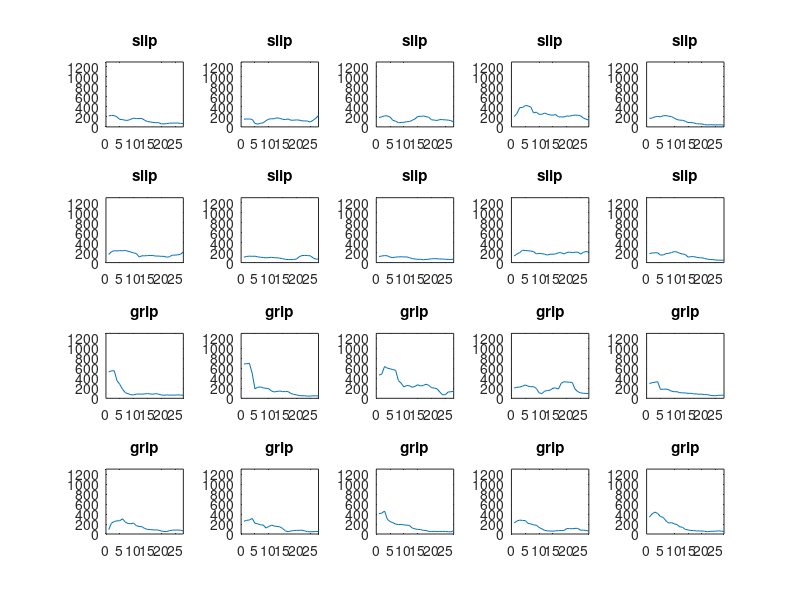

Source code (MATLAB):
%% order of index: person, type of experiment, time
%% finally it will store a matrix in that cell
data=load('person8-17');

for person=1:10

    for i=1:28
img=cell2mat(data.data2(person,10));
matbuf=    diff(img(i:i+5,:));
deavv(i)=std(matbuf(:));
    end
subplot(4,5,person);
plot(deavv)
ylim([0,1300])
xlim([0,28])
title('slip')
end

for person=1:10

    for i=1:28
img=cell2mat(data.data2(person,12));
matbuf=    diff(img(i:i+5,:));
deavv(i)=std(matbuf(:));
    end
subplot(4,5,person+10);
plot(deavv)
ylim([0,1300])
xlim([0,28])

title('grip')
end


















